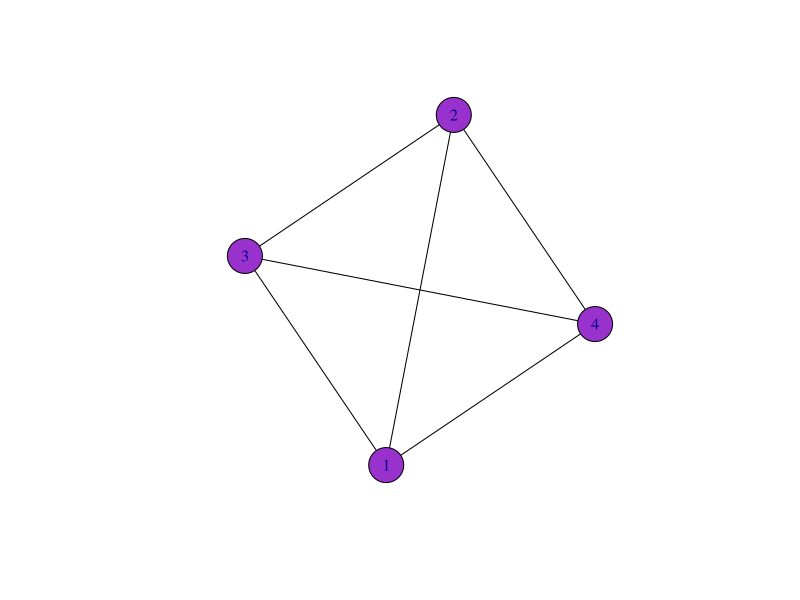
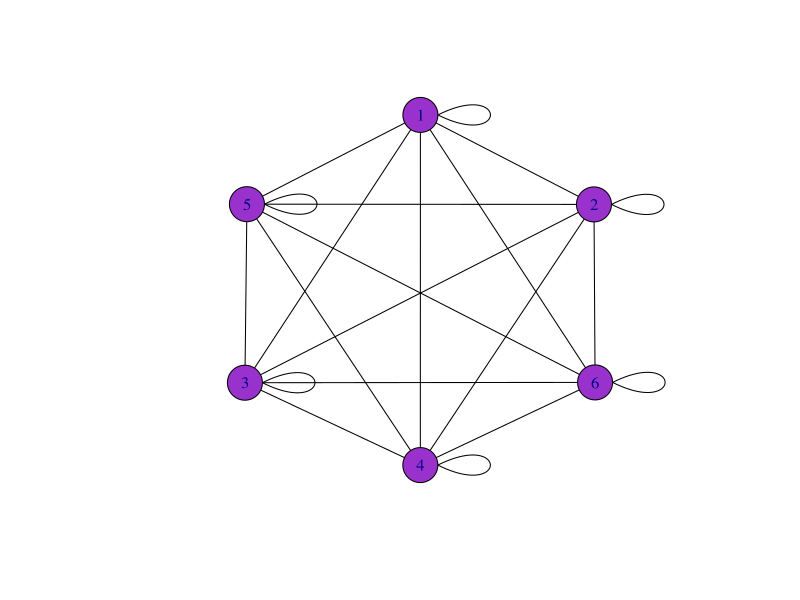
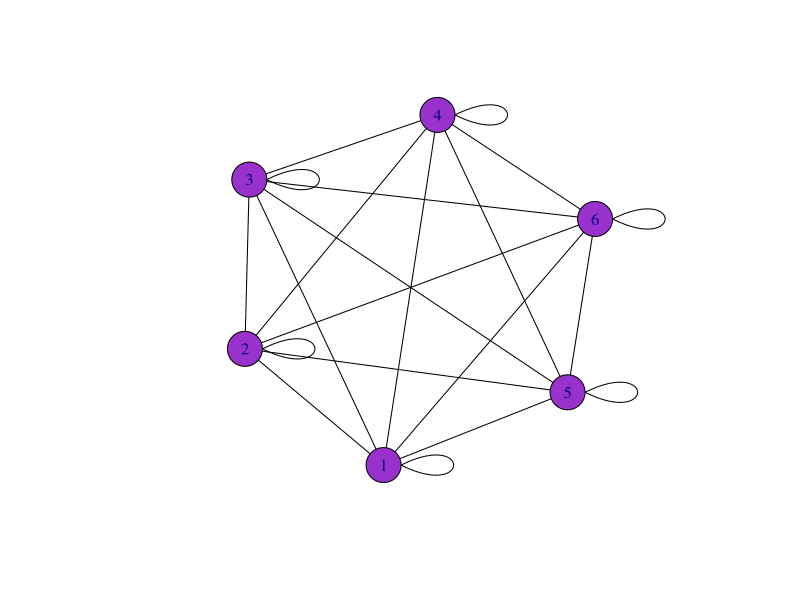
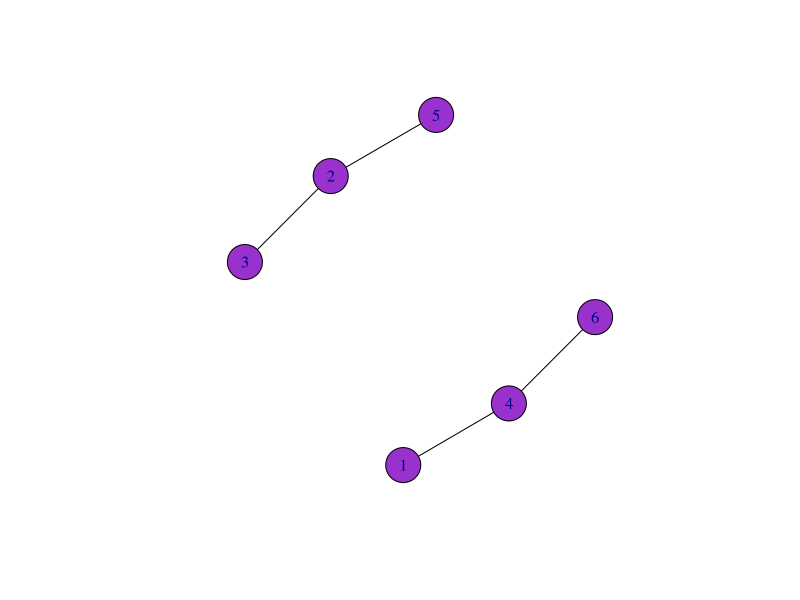
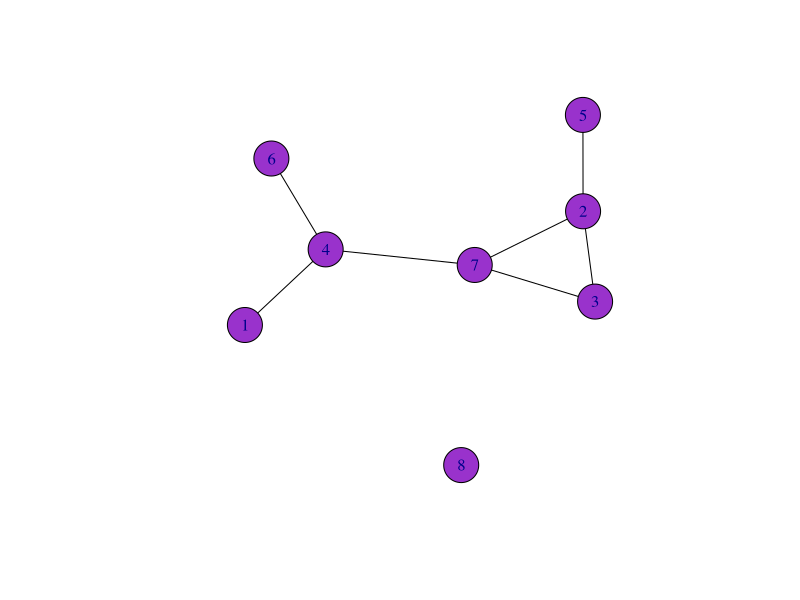
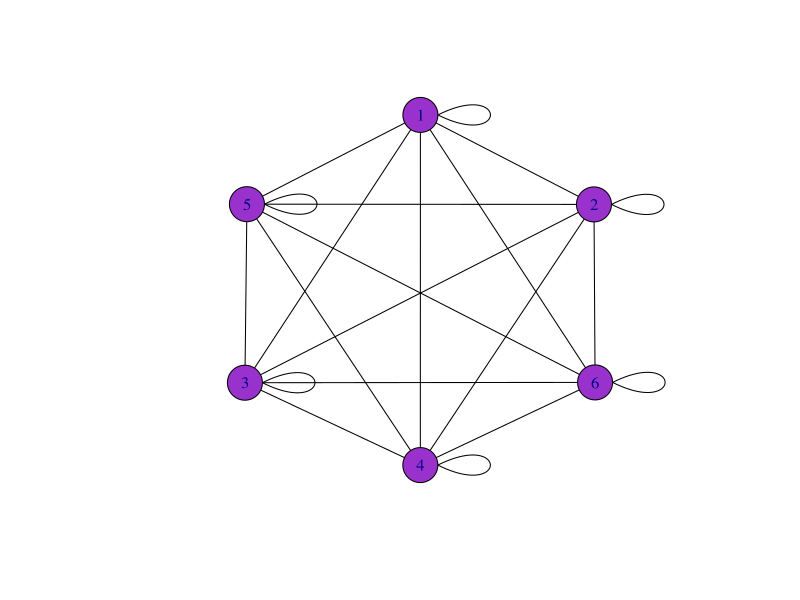
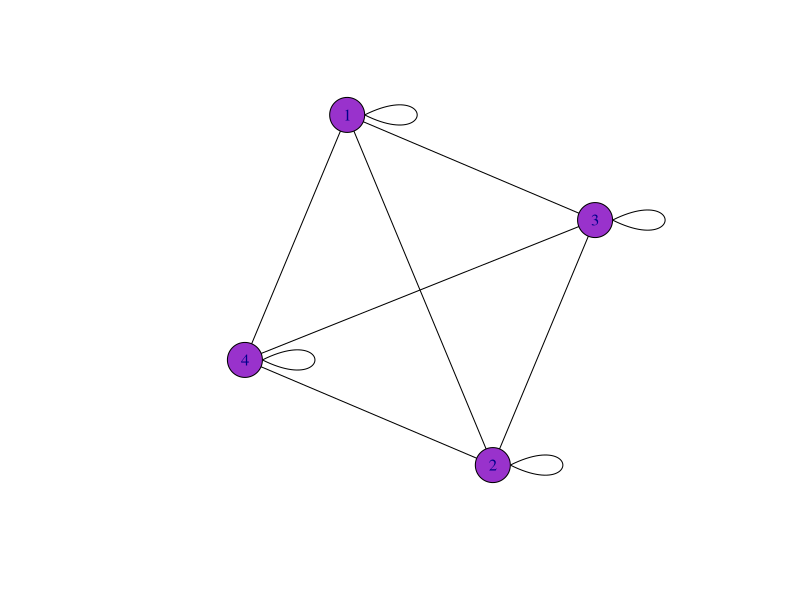
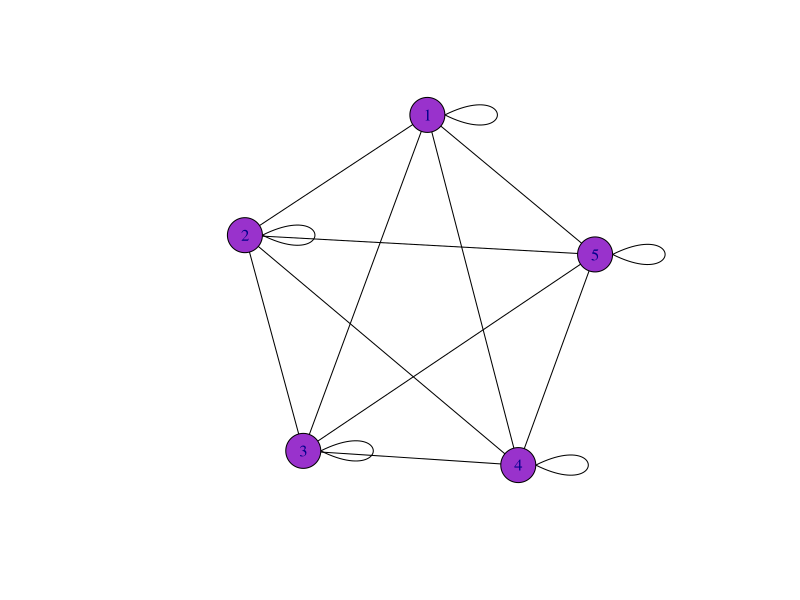

Generate these figures, in order, with R:
## ---- chunk 1
#Importar librerias
library(igraph)         # Biblioteca para análisis de redes.
library(tidyverse)      # Colección de bibliotecas para manipulación de datos.
library(viridis)        # Biblioteca con paletas de colores.
## ---- chunk 2
# Generamos una red aleatoria de 4 nodos no dirigida.
# Para poder reproducirla, dado que tiene componentes aleatorios,
# Fijamos la semilla del generador de números pseudoaleatorios.
set.seed(22051996)
g <- sample_gnp(4, 1, directed = FALSE, loops = FALSE)
plot(g,
     vertex.color="darkorchid",  # color de los nodos
     vertex.size=20,             # tamaño de los nodos
     edge.color="black")         # color de las aristas
## ---- chunk 3
V(g) #Calcular nodos
E(g) #Calcular aristas 
## ---- chunk 4
set.seed(22051996)
g <- sample_gnp(6, 1, directed = FALSE, loops = TRUE) #Crea un grafo aleatorio con 6 nodos, no dirigido y con loops
plot(g,
     vertex.color="darkorchid",  # color de los nodos
     vertex.size=20,             # tamaño de los nodos
     edge.color="black")         # color de las aristas
V(g) #Calcular nodos
E(g) #Calcular aristas
## ---- chunk 5
set.seed(22051998)
g <- sample_gnp(6, 1, directed = FALSE, loops = TRUE) #Crea un grafo aleatorio con 6 nodos, no dirigido y con loops
plot(g,
     vertex.color="darkorchid",  # color de los nodos
     vertex.size=20,             # tamaño de los nodos
     edge.color="black")         # color de las aristas
V(g) #Calcular nodos
E(g) #Calcular aristas
## ---- chunk 6
set.seed(22051996)
g <- sample_gnp(6, 0.3, directed = FALSE, loops = FALSE) #Crea un grafo aleatorio con 6 nodos, no dirigido y con loops
plot(g,
     vertex.color="darkorchid",  # color de los nodos
     vertex.size=20,             # tamaño de los nodos
     edge.color="black")         # color de las aristas
## ---- chunk 7
set.seed(22051996)
g <- sample_gnp(8, 0.3, directed = FALSE, loops = FALSE) #Crea un grafo aleatorio con 6 nodos, no dirigido y con loops
plot(g,
     vertex.color="darkorchid",  # color de los nodos
     vertex.size=20,             # tamaño de los nodos
     edge.color="black")         # color de las aristas
#Calculamos los grados de los nodos en g y ordenamos de mayor a menor.

degree(g) %>% sort(decreasing=TRUE)
## ---- chunk 8
degree(g) %>% sort(decreasing=FALSE)
## ---- chunk 9
set.seed(22051996)
g <- sample_gnp(6, 1, directed = FALSE, loops = TRUE) #Crea un grafo aleatorio con 6 nodos, no dirigido y con loops
plot(g,
     vertex.color="darkorchid",  # color de los nodos
     vertex.size=20,             # tamaño de los nodos
     edge.color="black")         # color de las aristas
g2 <- induced_subgraph(g, 1:4) #Induce un subgrafo del grafo en g que no contenga al nodo 5 y 6
plot(g2,
     vertex.color="darkorchid",  # color de los nodos
     vertex.size=20,             # tamaño de los nodos
     edge.color="black")         # color de las aristas
## ---- chunk 10
g3 <- induced_subgraph(g, 1:5) #Induce un subgrafo del grafo en g que no contenga al nodo 6
plot(g3,
     vertex.color="darkorchid",  # color de los nodos
     vertex.size=20,             # tamaño de los nodos
     edge.color="black")         # color de las aristas
